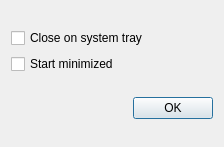
<?xml version="1.0" encoding="UTF-8"?>
<ui version="4.0">
 <class>OptionsDialog</class>
 <widget class="QDialog" name="OptionsDialog">
  <property name="geometry">
   <rect>
    <x>0</x>
    <y>0</y>
    <width>224</width>
    <height>147</height>
   </rect>
  </property>
  <property name="windowTitle">
   <string>Dialog</string>
  </property>
  <layout class="QGridLayout" name="gridLayout">
   <item row="1" column="0">
    <widget class="QDialogButtonBox" name="buttonBox">
     <property name="orientation">
      <enum>Qt::Horizontal</enum>
     </property>
     <property name="standardButtons">
      <set>QDialogButtonBox::Ok</set>
     </property>
    </widget>
   </item>
   <item row="0" column="0">
    <layout class="QVBoxLayout" name="verticalLayout">
     <item>
      <widget class="QCheckBox" name="checkBox">
       <property name="text">
        <string>Close on system tray</string>
       </property>
      </widget>
     </item>
     <item>
      <widget class="QCheckBox" name="checkBox_2">
       <property name="text">
        <string>Start minimized</string>
       </property>
      </widget>
     </item>
    </layout>
   </item>
  </layout>
 </widget>
 <resources/>
 <connections>
  <connection>
   <sender>buttonBox</sender>
   <signal>accepted()</signal>
   <receiver>OptionsDialog</receiver>
   <slot>accept()</slot>
   <hints>
    <hint type="sourcelabel">
     <x>248</x>
     <y>254</y>
    </hint>
    <hint type="destinationlabel">
     <x>157</x>
     <y>274</y>
    </hint>
   </hints>
  </connection>
  <connection>
   <sender>buttonBox</sender>
   <signal>rejected()</signal>
   <receiver>OptionsDialog</receiver>
   <slot>reject()</slot>
   <hints>
    <hint type="sourcelabel">
     <x>316</x>
     <y>260</y>
    </hint>
    <hint type="destinationlabel">
     <x>286</x>
     <y>274</y>
    </hint>
   </hints>
  </connection>
 </connections>
</ui>
